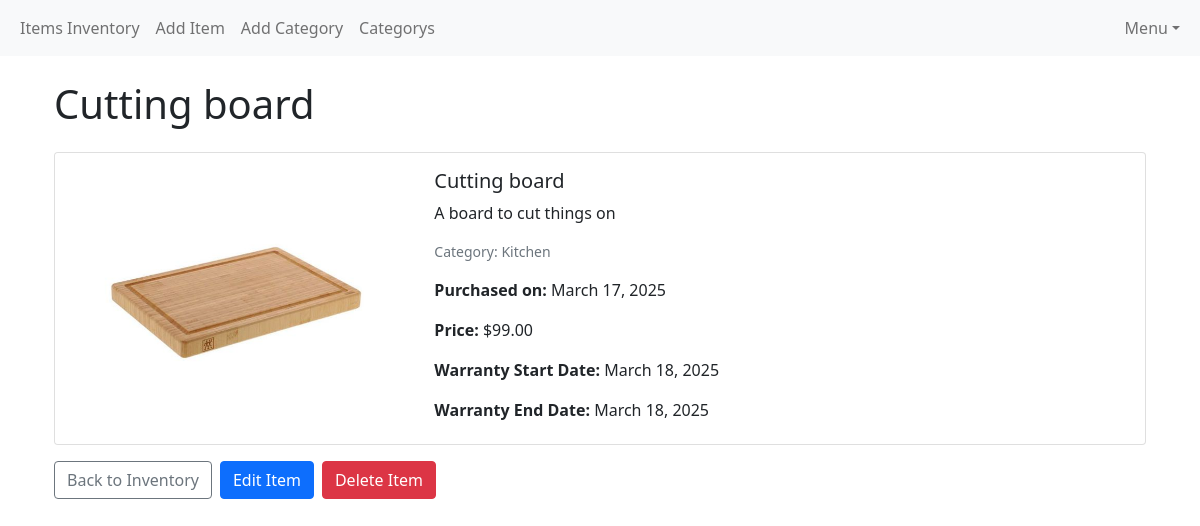
The app's page /item/2/ (signed in), older data.
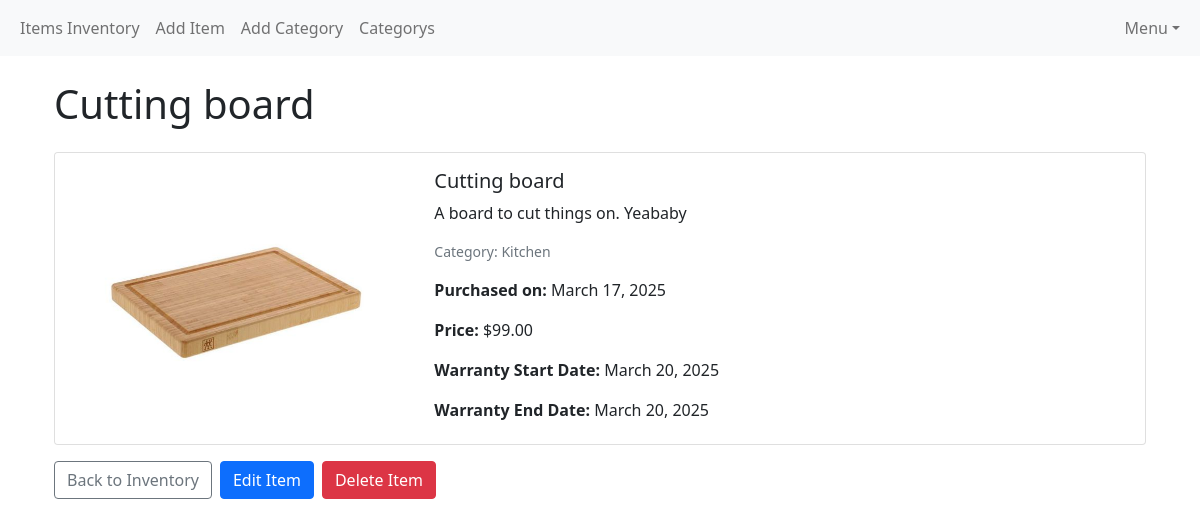
The same page, newer data.
### inventory/models.py (models this page shows, shortened)
class Item(models.Model):
    user = models.ForeignKey(User, on_delete=models.CASCADE)
    name = models.CharField(max_length=255)
    description = models.TextField()
    category = models.ForeignKey(Category, on_delete=models.CASCADE)  # Link to the Category model
    purchase_date = models.DateField()
    purchase_price = models.DecimalField(max_digits=10, decimal_places=2)
    warranty_start_date = models.DateField(auto_now=True)
    warranty_end_date = models.DateField(auto_now=True)
    photo = models.ImageField(upload_to='inventory_photos/', null=True, blank=True)

class Category(models.Model):
    user = models.ForeignKey(User, on_delete=models.CASCADE)  # Categories belong to users
    name = models.CharField(max_length=100, unique=True)

### inventory/views.py (the view)
# urls.py: path('item/<int:item_id>/', views.item_details, name='item_details'),
@login_required
def item_details(request, item_id):
    item = get_object_or_404(Item, id=item_id)
    return render(request, 'inventory/item_details.html', {'item': item})

### inventory/templates/inventory/item_details.html (shortened to what this page needs)
{% extends 'inventory/base.html' %}
{% block content %}
  <div class="container mt-4 pb-4">
    <h1 class="mb-4">{{ item.name }}</h1>
    <div class="card mb-3">
      <div class="row g-0">
        <div class="col-md-4">
          {% if item.photo %}
            <img src="{{ item.photo.url }}" class="img-fluid rounded-start" alt="{{ item.name }}">
          {% else %}
            <img src="https://via.placeholder.com/150" class="img-fluid rounded-start" alt="No Image">
          {% endif %}
        </div>
        <div class="col-md-8">
          <div class="card-body">
            <h5 class="card-title">{{ item.name }}</h5>
            <p class="card-text">{{ item.description }}</p>
            <p class="card-text"><small class="text-muted">Category: {{ item.category.name }}</small></p>
            <p class="card-text"><strong>Purchased on:</strong> {{ item.purchase_date }}</p>
            <p class="card-text"><strong>Price:</strong> ${{ item.purchase_price }}</p>
            <p class="card-text"><strong>Warranty Start Date:</strong> {{ item.warranty_start_date }}</p>
            <p class="card-text"><strong>Warranty End Date:</strong> {% if item.warranty_end_date %}{{ item.warranty_end_date }}{% else %}N/A{% endif %}</p>
          </div>
        </div>
      </div>
    </div>
    <div class="d-flex gap-2">
      <a href="{% url 'items_list' %}" class="btn btn-outline-secondary">Back to Inventory</a>
      <a href="{% url 'edit_item' item.id %}" class="btn btn-primary">Edit Item</a>
      <a href="{% url 'delete_item' item.id %}" class="btn btn-danger" onclick="return confirm('Are you sure you want to delete this item?')">Delete Item</a>
    </div>
  </div>
{% endblock %}

Row changes from the older to the newer data that the page shows:
changed Item "Cutting board": description "A board to cut things on" → "A board to cut things on. Yeababy"; warranty_start_date "March 18, 2025" → "March 20, 2025"; warranty_end_date "March 18, 2025" → "March 20, 2025"
